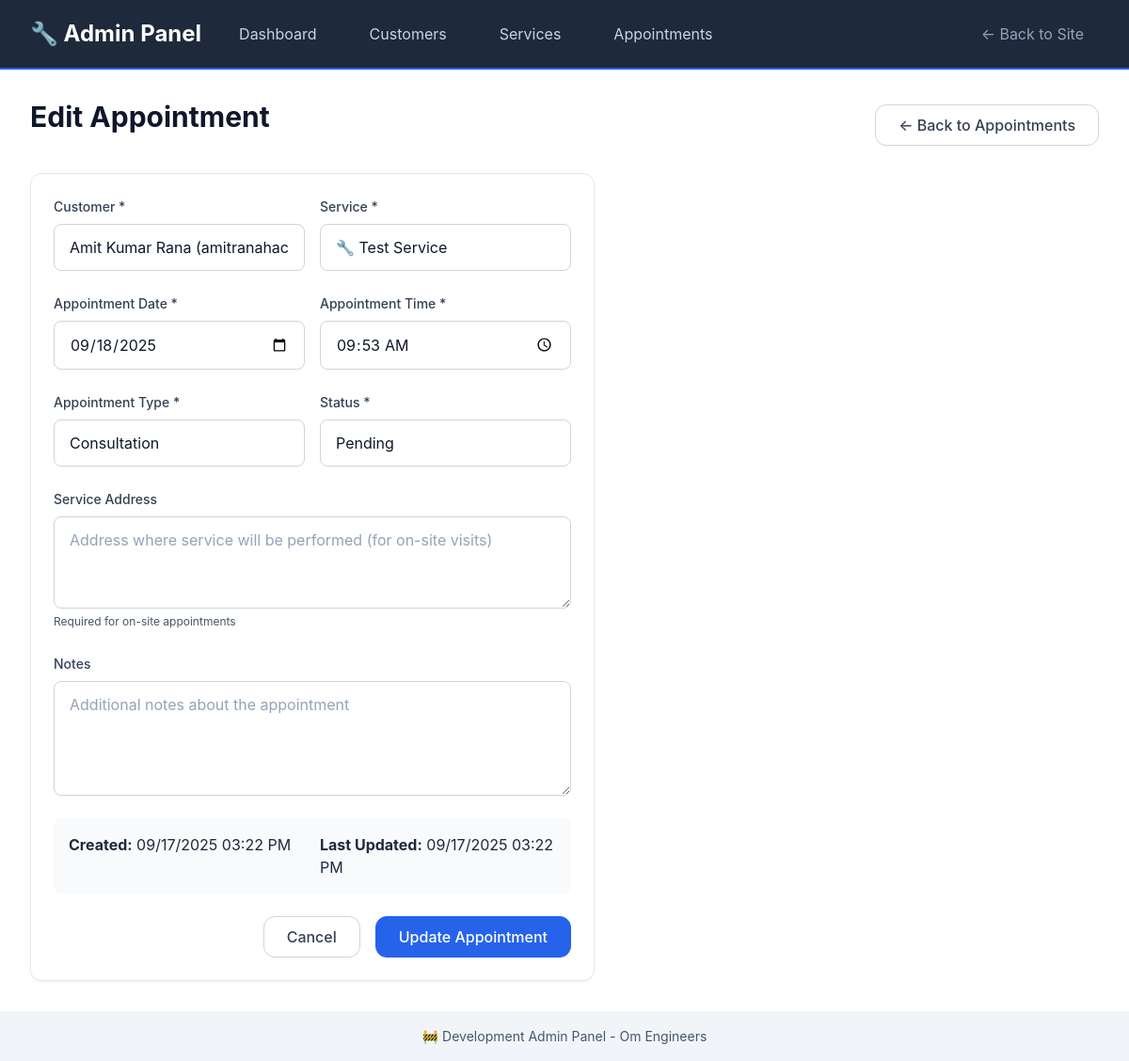
The app's page /admin/appointments/1/edit, older data.
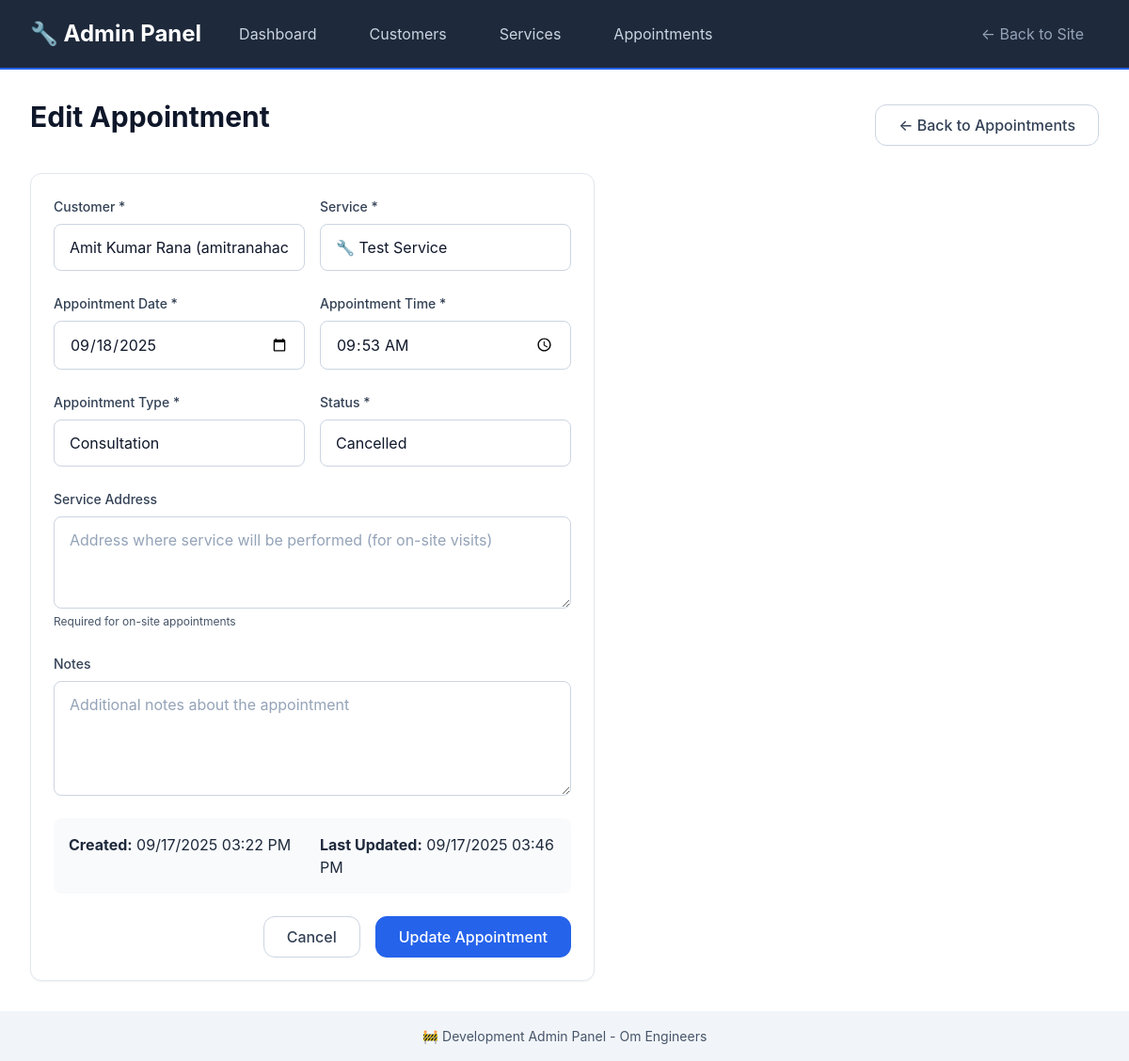
The same page, newer data.
### models/appointment_db.py (models this page shows, shortened)
class Appointment(db.Model):
    __tablename__ = 'appointments'
    id: Mapped[int] = mapped_column(primary_key=True)
    customer_id: Mapped[int] = mapped_column(ForeignKey('customers.id'), nullable=False)
    service_id: Mapped[int] = mapped_column(ForeignKey('services.id'), nullable=False)
    appointment_date: Mapped[date] = mapped_column(Date, nullable=False, index=True)
    appointment_time: Mapped[time] = mapped_column(Time, nullable=False)
    appointment_type: Mapped[AppointmentType] = mapped_column(Enum(AppointmentType), default=AppointmentType.SERVICE)
    status: Mapped[AppointmentStatus] = mapped_column(Enum(AppointmentStatus), default=AppointmentStatus.PENDING, index=True)
    notes: Mapped[str] = mapped_column(Text, nullable=True)
    address: Mapped[str] = mapped_column(Text, nullable=True)
    estimated_duration: Mapped[str] = mapped_column(String(50), nullable=True)
    estimated_cost: Mapped[str] = mapped_column(String(50), nullable=True)
    actual_cost: Mapped[str] = mapped_column(String(50), nullable=True)
    technician_notes: Mapped[str] = mapped_column(Text, nullable=True)
    created_at: Mapped[datetime] = mapped_column(DateTime, default=datetime.utcnow)
    updated_at: Mapped[datetime] = mapped_column(DateTime, default=datetime.utcnow, onupdate=datetime.utcnow)
    completed_at: Mapped[datetime] = mapped_column(DateTime, nullable=True)
    cancelled_at: Mapped[datetime] = mapped_column(DateTime, nullable=True)
    customer = db.relationship('Customer', back_populates='appointments')
    service = db.relationship('Service', back_populates='appointments')

### models/customer_db.py (models this page shows, shortened)
class Customer(db.Model):
    __tablename__ = 'customers'
    id: Mapped[int] = mapped_column(primary_key=True)
    name: Mapped[str] = mapped_column(String(100), nullable=False)
    email: Mapped[str] = mapped_column(String(120), nullable=True, index=True)
    phone: Mapped[str] = mapped_column(String(20), nullable=False, index=True)
    address: Mapped[str] = mapped_column(Text, nullable=True)
    created_at: Mapped[datetime] = mapped_column(DateTime, default=datetime.utcnow)
    updated_at: Mapped[datetime] = mapped_column(DateTime, default=datetime.utcnow, onupdate=datetime.utcnow)
    appointments = db.relationship('Appointment', back_populates='customer', cascade='all, delete-orphan')

### models/service_db.py (models this page shows, shortened)
class Service(db.Model):
    __tablename__ = 'services'
    id: Mapped[int] = mapped_column(primary_key=True)
    name: Mapped[str] = mapped_column(String(100), nullable=False)
    description: Mapped[str] = mapped_column(Text, nullable=False)
    category: Mapped[str] = mapped_column(String(50), nullable=False, index=True)
    duration: Mapped[str] = mapped_column(String(50), nullable=False)
    price_range: Mapped[str] = mapped_column(String(50), nullable=False)
    icon: Mapped[str] = mapped_column(String(10), default="🔧")
    is_active: Mapped[bool] = mapped_column(Boolean, default=True, index=True)
    created_at: Mapped[datetime] = mapped_column(DateTime, default=datetime.utcnow)
    updated_at: Mapped[datetime] = mapped_column(DateTime, default=datetime.utcnow, onupdate=datetime.utcnow)
    appointments = db.relationship('Appointment', back_populates='service')

### routes/admin.py (the view)
@admin_bp.route('/appointments/<int:appointment_id>/edit')
def edit_appointment(appointment_id):
    appointment = Appointment.query.get_or_404(appointment_id)
    customers = Customer.query.all()
    services = Service.query.filter_by(is_active=True).all()
    return render_template('admin/appointment_form.html',
                         appointment=appointment,
                         customers=customers,
                         services=services)

### templates/admin/appointment_form.html (shortened to what the changed rows need)
{% extends "admin/base.html" %}
{% block content %}
<div style="display: flex; justify-content: space-between; align-items: center; margin-bottom: var(--space-6);">
    <h1>{% if appointment %}Edit Appointment{% else %}Add New Appointment{% endif %}</h1>
</div>
<div class="card" style="max-width: 600px;">
    <form method="POST"
          action="{% if appointment %}{{ url_for('admin.update_appointment', appointment_id=appointment.id) }}{% else %}{{ url_for('admin.create_appointment') }}{% endif %}">
        <div style="display: grid; grid-template-columns: 1fr 1fr; gap: var(--space-4);">
            <div class="form-group">
                <label for="customer_id" class="form-label">Customer *</label>
                <select id="customer_id" name="customer_id" class="form-input" required>
                    {% for customer in customers %}
                    <option value="{{ customer.id }}"
                            {% if appointment and appointment.customer_id == customer.id %}selected{% endif %}>
                        {{ customer.name }} ({{ customer.email }})
                    </option>
                    {% endfor %}
                </select>
            </div>
            <div class="form-group">
                <label for="service_id" class="form-label">Service *</label>
                <select id="service_id" name="service_id" class="form-input" required>
                    {% for service in services %}
                    <option value="{{ service.id }}"
                            {% if appointment and appointment.service_id == service.id %}selected{% endif %}>
                        {{ service.icon }} {{ service.name }}
                    </option>
                    {% endfor %}
                </select>
            </div>
        </div>
        <div style="display: grid; grid-template-columns: 1fr 1fr; gap: var(--space-4);">
            <div class="form-group">
                <label for="appointment_date" class="form-label">Appointment Date *</label>
                <input type="date" id="appointment_date" name="appointment_date" class="form-input"
                       value="{{ appointment.appointment_date.strftime('%Y-%m-%d') if appointment else '' }}" required>
            </div>
            <div class="form-group">
                <label for="appointment_time" class="form-label">Appointment Time *</label>
                <input type="time" id="appointment_time" name="appointment_time" class="form-input"
                       value="{{ appointment.appointment_time.strftime('%H:%M') if appointment else '' }}" required>
            </div>
        </div>
        <div style="display: grid; grid-template-columns: 1fr 1fr; gap: var(--space-4);">
            <div class="form-group">
                <label for="appointment_type" class="form-label">Appointment Type *</label>
                <select id="appointment_type" name="appointment_type" class="form-input" required>
                    <option value="consultation" {% if appointment and appointment.appointment_type.value == 'consultation' %}selected{% endif %}>Consultation</option>
                </select>
            </div>
            <div class="form-group">
                <label for="status" class="form-label">Status *</label>
                <select id="status" name="status" class="form-input" required>
                    <option value="pending" {% if not appointment or appointment.status.value == 'pending' %}selected{% endif %}>Pending</option>
                    <option value="cancelled" {% if appointment and appointment.status.value == 'cancelled' %}selected{% endif %}>Cancelled</option>
                </select>
            </div>
        </div>
        {% if appointment %}
        <div style="display: grid; grid-template-columns: 1fr 1fr; gap: var(--space-4); margin-bottom: var(--space-6); padding: var(--space-4); background: var(--gray-50); border-radius: var(--border-radius);">
            <div>
                <strong>Created:</strong> {{ appointment.created_at.strftime('%m/%d/%Y %I:%M %p') }}
            </div>
            <div>
                <strong>Last Updated:</strong> {{ appointment.updated_at.strftime('%m/%d/%Y %I:%M %p') if appointment.updated_at else 'Never' }}
            </div>
        </div>
        {% endif %}
    </form>
</div>
{% endblock %}

Row changes from the older to the newer data that the page shows:
changed Appointment "Consultation": status "Pending" → "Cancelled"; updated_at "09/17/2025 03:22 PM" → "09/17/2025 03:46 PM"
